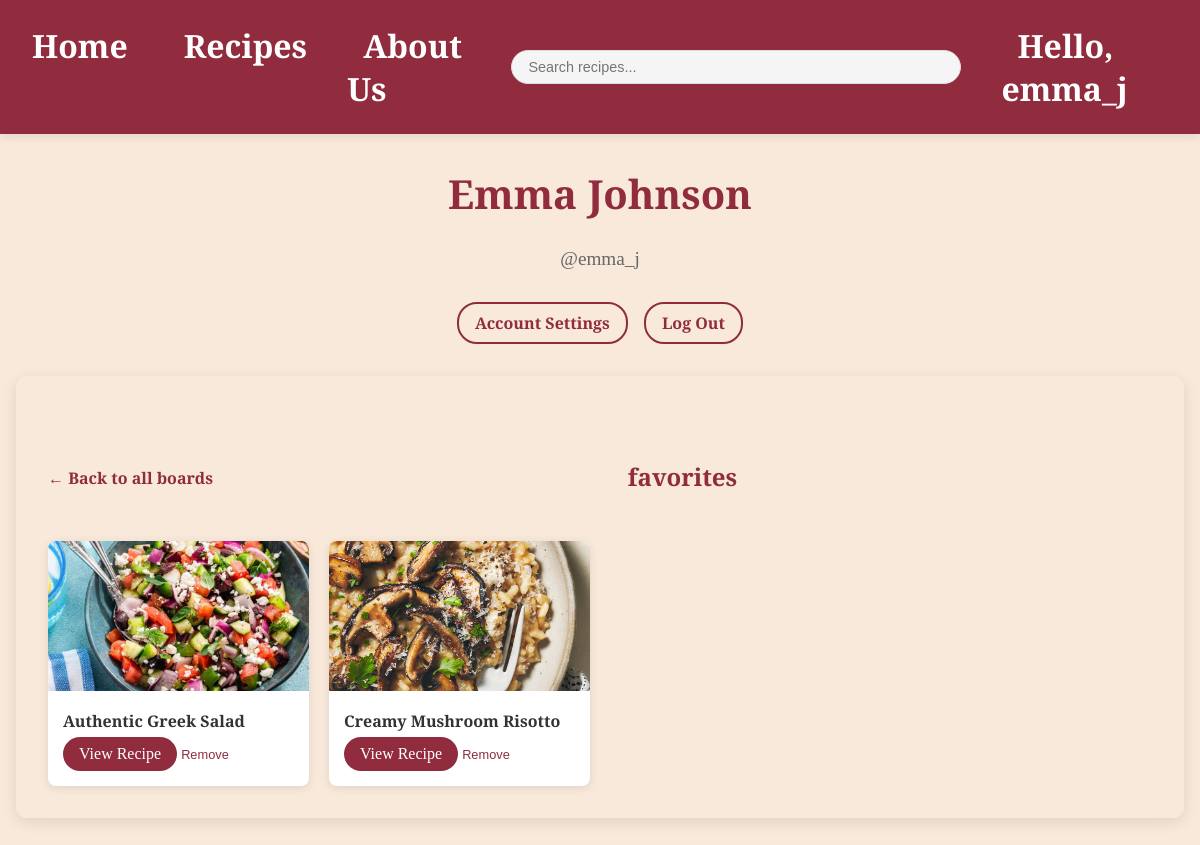
Page /account.php?board_id=3 (signed in) on the committed database.
### tables this page shows
CREATE TABLE `users` (
  `id` int(11) NOT NULL,
  `first_name` varchar(50) NOT NULL,
  `last_name` varchar(50) NOT NULL,
  `username` varchar(50) NOT NULL,
  `email` varchar(100) NOT NULL,
  `password` varchar(255) NOT NULL,
  `created_at` timestamp NOT NULL DEFAULT CURRENT_TIMESTAMP
);

CREATE TABLE `recipe_boards` (
  `id` int(11) NOT NULL,
  `user_id` int(11) NOT NULL,
  `name` varchar(255) NOT NULL,
  `created_at` timestamp NOT NULL DEFAULT CURRENT_TIMESTAMP
);

CREATE TABLE `recipes` (
  `id` int(11) NOT NULL,
  `title` varchar(255) NOT NULL,
  `image_path` varchar(255) DEFAULT NULL,
  `rating` decimal(2,1) DEFAULT '0.0',
  `rating_count` int(11) DEFAULT '0',
  `prep_time` int(11) NOT NULL COMMENT 'in minutes',
  `cook_time` int(11) NOT NULL COMMENT 'in minutes',
  `servings` int(11) NOT NULL,
  `category` varchar(100) DEFAULT NULL,
  `created_at` timestamp NOT NULL DEFAULT CURRENT_TIMESTAMP
);

### account.php (the view, shortened to what this page needs)
<?php
include 'db.php';
$board_id = isset($_GET['board_id']) ? intval($_GET['board_id']) : 0;
$viewing_board = null;
$board_recipes = [];
if ($board_id > 0) {
    $stmt = $conn->prepare("SELECT * FROM recipe_boards WHERE id = ? AND user_id = ?");
    $stmt->bind_param("ii", $board_id, $_SESSION['user_id']);
    $stmt->execute();
    $viewing_board = $stmt->get_result()->fetch_assoc();
    if ($viewing_board) {
        $stmt = $conn->prepare("SELECT r.* FROM recipes r
                              JOIN board_recipes br ON r.id = br.recipe_id
                              WHERE br.board_id = ?");
        $stmt->bind_param("i", $board_id);
        $stmt->execute();
        $board_recipes = $stmt->get_result()->fetch_all(MYSQLI_ASSOC);
    }
}
$user_id = $_SESSION['user_id'];
$sql = "SELECT first_name, last_name, username FROM users WHERE id = ?";
$stmt = $conn->prepare($sql);
$stmt->bind_param("i", $user_id);
$stmt->execute();
$result = $stmt->get_result();
$user = $result->fetch_assoc();
?>
<!DOCTYPE html>
<html lang="en">
<head>
    <link rel="stylesheet" href="styles.css">
</head>
<body>
    <nav>
        <ul>
            <li><a href="dashboard.php">Home</a></li>
            <li><a href="recipes.php">Recipes</a></li>
            <li><a href="about.php">About Us</a></li>
            <li class="search-bar">
                <form action="search.php" method="GET">
                    <input type="text" placeholder="Search recipes..." name="q">
                </form>
            </li>
            <?php if(isset($_SESSION['username'])): ?>
                <li><a href="account.php" class="username-link">Hello, <?php echo htmlspecialchars($_SESSION['username']); ?></a></li>
            <?php else: ?>
                <li class='active'><a href="login.php">Sign Up/In</a></li>
            <?php endif; ?>
        </ul>
    </nav>
    <div class="account-container">
        <div class="account-header">
            <h1><?php echo htmlspecialchars($user['first_name'] . ' ' . $user['last_name']); ?></h1>
            <p class="username">@<?php echo htmlspecialchars($user['username']); ?></p>
        </div>
        <div class="account-nav">
            <a href="accSetting.php">Account Settings</a>
            <a href="logout.php">Log Out</a>
        </div>
        <div class="account-content">
            <?php if ($viewing_board): ?>
                <div class="board-view">
                    <div class="board-view-header">
                        <a href="account.php" class="back-to-boards">
                            ← Back to all boards
                        </a>
                        <h2><?php echo htmlspecialchars($viewing_board['name']); ?></h2>
                    </div>
                    <?php if (!empty($board_recipes)): ?>
                        <div class="board-recipes-grid">
                            <?php foreach ($board_recipes as $recipe): ?>
                            <div class="board-recipe-card">
                                <img src="<?php echo htmlspecialchars($recipe['image_path']); ?>" alt="<?php echo htmlspecialchars($recipe['title']); ?>">
                                <div class="recipe-info">
                                    <h4><?php echo htmlspecialchars($recipe['title']); ?></h4>
                                    <a href="recipe.php?id=<?php echo $recipe['id']; ?>" class="view-recipe">View Recipe</a>
                                    <button class="remove-from-board"
                                            data-recipe-id="<?php echo $recipe['id']; ?>"
                                            data-board-id="<?php echo $board_id; ?>">
                                        Remove
                                    </button>
                                </div>
                            </div>
                            <?php endforeach; ?>
                        </div>
                    <?php else: ?>
                        <p>This board is empty. Save recipes to add them here!</p>
                    <?php endif; ?>
                </div>
            <?php endif; ?>
        </div>
    </div>
</body>
</html>

### styles.css (style rules this page uses)
body { font-family: 'Josefin Slab', serif; margin: 0; padding: 0; background-color: #F8E9DB; color: #333; }
nav { background-color: #902C3E; box-shadow: 0 2px 10px rgba(0,0,0,0.1); padding: 1.5rem 1rem; }
nav ul { list-style: none; display: flex; justify-content: center; margin: 0; padding: 0; gap: 2rem; }
nav li { margin: 0; }
nav a { text-decoration: none; color: #ffff; font-weight: 600; font-size: 2.0rem; padding: 0.5rem 1rem; transition: all 0.3s ease; }
nav .search-bar { margin: 0 1rem; display: flex; align-items: center; }
nav .search-bar form { display: flex; align-items: center; position: relative; }
nav .search-bar input { padding: 0.5rem 1rem; padding-right: 2rem; border: 1px solid #ddd; border-radius: 20px; font-size: 0.9rem; width: 400px; transition: width 0.3s ease; background-color: #f5f5f5; }
nav ul { gap: 1.5rem; }
.recipe-info { padding: 1.5rem; }
.view-recipe { display: inline-block; padding: 0.5rem 1rem; background-color: #902C3E; color: white; border-radius: 20px; text-decoration: none; transition: background-color 0.3s; }

### account.php (style rules this page uses)
.account-container { max-width: 1200px; margin: 2rem auto; padding: 0 1rem; }
.account-header { text-align: center; margin-bottom: 2rem; }
.account-header h1 { color: #902C3E; font-size: 2.5rem; }
.username { color: #666; font-size: 1.2rem; }
.account-nav { display: flex; justify-content: center; gap: 1rem; margin-bottom: 2rem; }
.account-nav a { color: #902C3E; text-decoration: none; font-weight: 600; padding: 0.5rem 1rem; border: 2px solid #902C3E; border-radius: 20px; transition: all 0.3s; }
.account-content { background: #F8E9DB; padding: 2rem; border-radius: 10px; box-shadow: 0 4px 15px rgba(0,0,0,0.1); }
.account-content h2 { color: #902C3E; text-align: center; margin-bottom: 1.5rem; }
.board-view { margin-top: 2rem; }
.board-view-header { display: flex; justify-content: space-between; align-items: center; margin-bottom: 1.5rem; }
.back-to-boards { color: #902C3E; text-decoration: none; font-weight: 600; display: flex; align-items: center; gap: 5px; }
.board-recipes-grid { display: grid; grid-template-columns: repeat(auto-fill, minmax(250px, 1fr)); gap: 20px; }
.board-recipe-card { background: white; border-radius: 8px; overflow: hidden; box-shadow: 0 2px 10px rgba(0,0,0,0.1); transition: transform 0.3s; }
.board-recipe-card img { width: 100%; height: 150px; object-fit: cover; }
.board-recipe-card .recipe-info { padding: 15px; }
.board-recipe-card h4 { margin: 0 0 5px 0; color: #333; }
.remove-from-board { color: #902C3E; background: none; border: none; cursor: pointer; font-size: 0.8rem; margin-top: 10px; padding: 0; }
.remove-from-board { color: #902C3E; background: none; border: none; cursor: pointer; font-size: 0.8rem; margin-top: 10px; padding: 0; transition: color 0.2s; }

### rows in the picture
users: first_name+last_name "Emma Johnson", username "emma_j"
recipe_boards: name "favorites"
recipes: image_path (picture), title "Authentic Greek Salad"
recipes: image_path (picture), title "Creamy Mushroom Risotto"

### other values in the picture
$_SESSION['username'] "emma_j"
